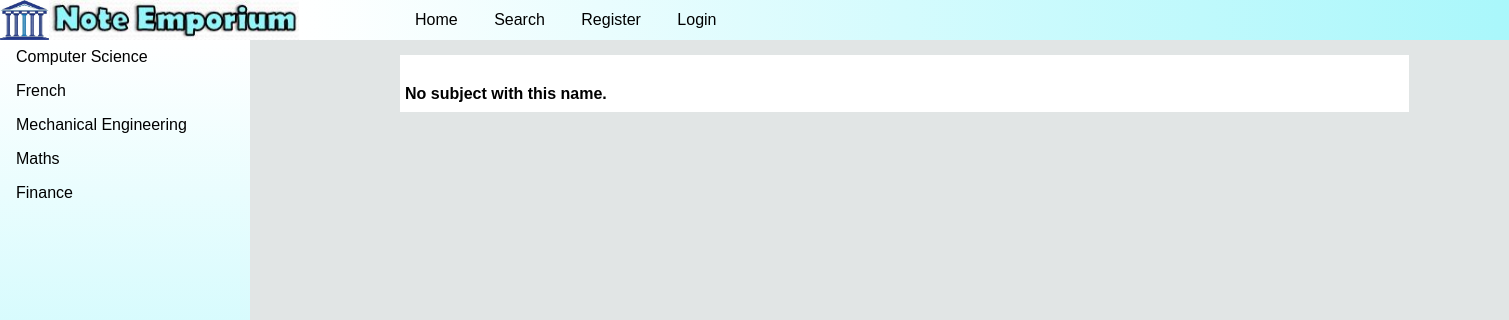
Page /note/subject/accounting-and-finance/ on the earlier database version.
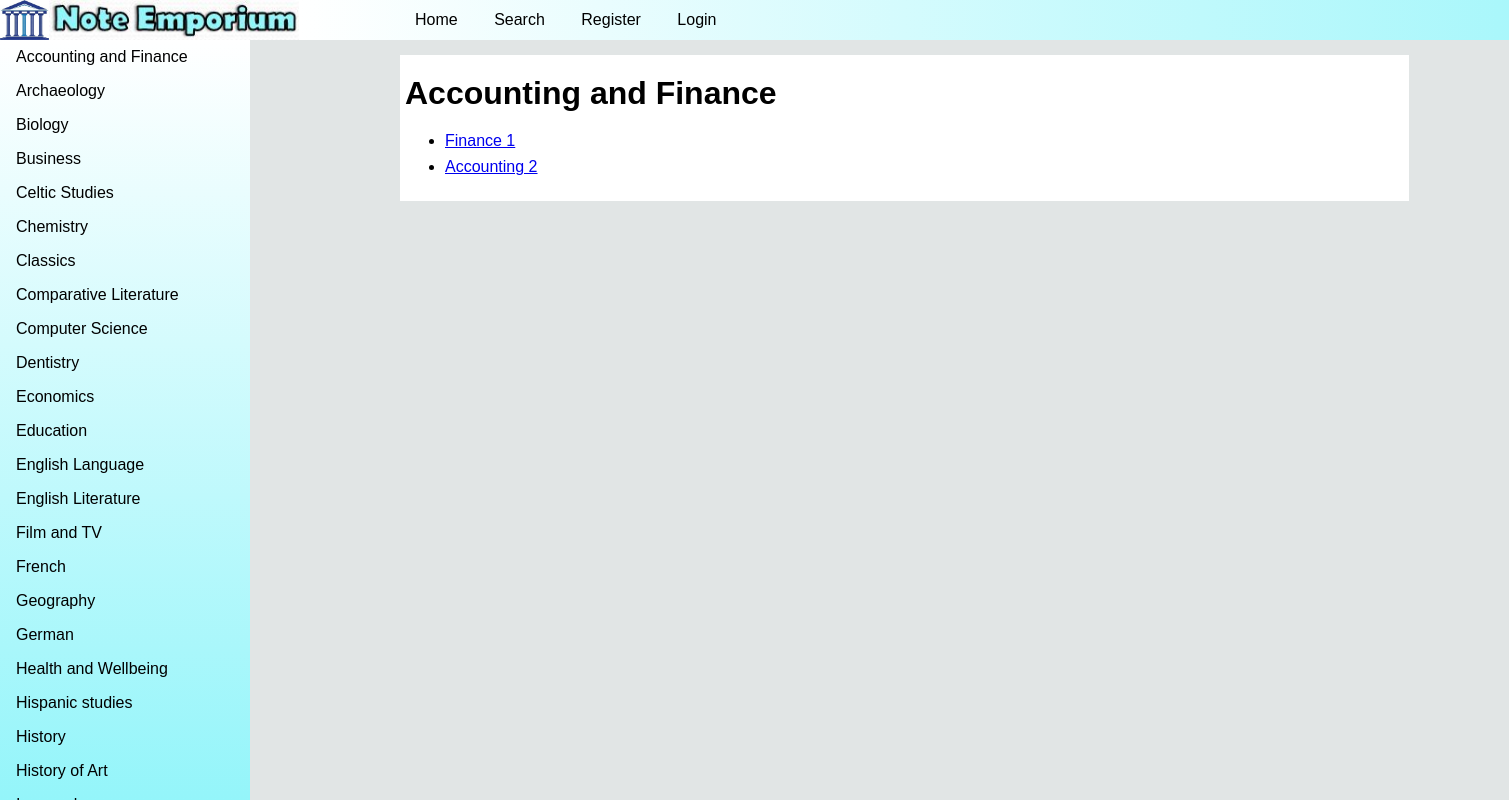
Same page on the later database version.
### note/models.py (models this page shows, shortened)
class Subject(models.Model):
    subjectTitle = models.CharField(max_length=128, unique=True)
    slug = models.SlugField(unique=True)

class Module(models.Model):
    sub = models.ForeignKey(Subject)
    moduleTitle = models.CharField(max_length=128)
    abb = models.CharField(max_length=128)

### note/views.py (the view)
# urls.py: url(r'subject/(?P<subject_name_slug>[\w\-]+)/$', views.subject, name='subject'),
def subject(request, subject_name_slug):
    context_dict = {}
    try:
        subject = Subject.objects.get(slug=subject_name_slug)
        context_dict['subject_name'] = subject.subjectTitle
        modules = Module.objects.filter(sub=subject) # filter returns >= 1 model instance
        context_dict['modules'] = modules
        context_dict['subject'] = subject
    except Subject.DoesNotExist:
        pass
    return render(request, 'noteemp/subject.html', context_dict)

### note/templatetags/note_extras.py (called while the page is built)
@register.inclusion_tag('noteemp/subs.html')
def get_subject_list(sub=None):
    return {'subs': Subject.objects.all(), 'act_sub': sub}

### templates/noteemp/subject.html
{% extends 'base.html' %}
{% block content %}
<h1>{{ subject_name }}</h1>
{% if subject %}
		{% if modules %}
		<ul>
			{% for module in modules %}
				<li>
				<a href="{{ module.abb }} ">{{ module.moduleTitle }}</a>
				</li>
			{% endfor %}
			</ul>
		{% else %}
			<strong>No modules currently in this subject.</strong>
		{% endif %}
{% else %}
	    <strong>No subject with this name.</strong>
{% endif %}
{% endblock %}

### templates/noteemp/subs.html
{% if subs %}
    {% for s in subs %}
            <li class="pure-menu-item"><a href="{% url 'subject'  s.slug %}" class="pure-menu-link">
                {{ s.subjectTitle }}</a></li>
    {% endfor %}
{% else %}
    <li> <strong >There are no subject present.</strong></li>
{% endif %}

Differences in the rows shown:
removed Subject: subjectTitle "Mechanical Engineering"
removed Subject: subjectTitle "Maths"
removed Subject: subjectTitle "Finance"
added Subject: subjectTitle "Accounting and Finance"
added Subject: subjectTitle "Archaeology"
added Subject: subjectTitle "Biology"
added Subject: subjectTitle "Business"
added Subject: subjectTitle "Celtic Studies"
added Subject: subjectTitle "Chemistry"
added Subject: subjectTitle "Classics"
added Subject: subjectTitle "Comparative Literature"
added Subject: subjectTitle "Dentistry"
added Subject: subjectTitle "Economics"
added Subject: subjectTitle "Education"
added Subject: subjectTitle "English Language"
added Subject: subjectTitle "English Literature"
added Subject: subjectTitle "Film and TV"
added Subject: subjectTitle "Geography"
added Subject: subjectTitle "German"
added Subject: subjectTitle "Health and Wellbeing"
added Subject: subjectTitle "Hispanic studies"
added Subject: subjectTitle "History"
added Subject: subjectTitle "History of Art"
added Module: moduleTitle "Finance 1"
added Module: moduleTitle "Accounting 2"
Other differences:
text no longer shown: "No subject with this name."
